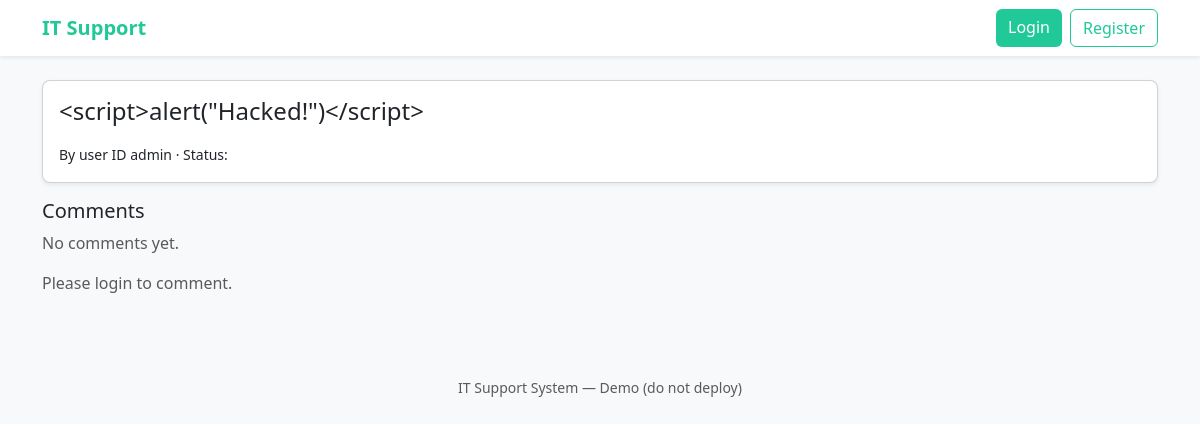
/ticket/2, run on an earlier commit of the app's database.
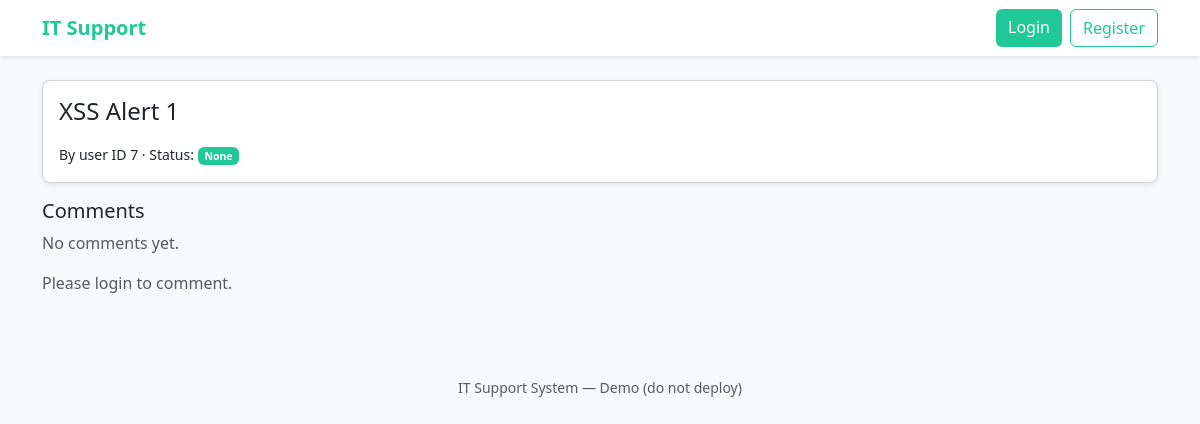
And on a later commit of the database.
### tables this page shows
CREATE TABLE tickets (id INTEGER PRIMARY KEY AUTOINCREMENT, title TEXT, description TEXT, creator INTEGER, status TEXT);

### app.py (the view, shortened to what this page needs)
@app.route("/ticket/<int:ticket_id>", methods=["GET", "POST"])
def view_ticket(ticket_id):
    tickets = safe_exec("SELECT * FROM tickets WHERE id = ?", (ticket_id,))
    if not tickets:
        return "Ticket not found.", 404
    ticket = tickets[0]
    comments = safe_exec("SELECT * FROM comments WHERE ticket_id = ? ORDER BY id ASC", (ticket_id,))
    return render_template("view_ticket.html", ticket=ticket, comments=comments)

### app.py (called while the page is built)
def get_conn():
    conn = getattr(g, "_conn", None)
    if conn is None:
        conn = sqlite3.connect(DB_PATH)
        conn.row_factory = sqlite3.Row
        g._conn = conn
    return conn

@app.teardown_appcontext
def close_conn(exc):
    conn = getattr(g, "_conn", None)
    if conn is not None:
        conn.close()

def safe_exec(sql, params=()):
    conn = get_conn()
    cur = conn.cursor()
    cur.execute(sql, params)
    rows = cur.fetchall()
    conn.commit()
    return rows

### templates/view_ticket.html (shortened to what this page needs)
{% extends "base.html" %}
{% block content %}
<div class="card shadow-sm mb-3">
  <div class="card-body">
    <h4 class="card-title">{{ ticket['title'] }}</h4>
    <p class="mb-0">
      <small>
        By user ID {{ ticket['creator'] }}
        · Status:
        <span class="badge bg-teal">{{ ticket['status'] }}</span>
      </small>
    </p>
  </div>
</div>
<h5>Comments</h5>
{% for c in comments %}
  <div class="card mb-2">
    <div class="card-body">
      <p class="mb-1"><strong>{{ c['author'] }}</strong> says:</p>
      <p class="mb-0">{{ c['content']|safe }}</p>
    </div>
  </div>
{% else %}
  <p class="text-muted">No comments yet.</p>
{% endfor %}
{% if session.get('username') %}
  <div class="card mt-3 shadow-sm">
    <div class="card-body">
      <h5 class="mb-3">Add Comment</h5>
      <form method="post">
        <div class="mb-3">
          <textarea name="content" class="form-control" rows="3" required></textarea>
        </div>
        <button class="btn btn-teal">Post Comment</button>
      </form>
    </div>
  </div>
{% else %}
  <p class="text-muted mt-3">Please login to comment.</p>
{% endif %}
{% endblock %}

What changed in the data, as far as the page shows it:
changed tickets: title "<script>alert(\"Hacked!\")</script>" → "XSS Alert 1"; creator "admin" → "7"
Also different on the page:
{{ ticket['status'] }}: (not shown) → "None"
